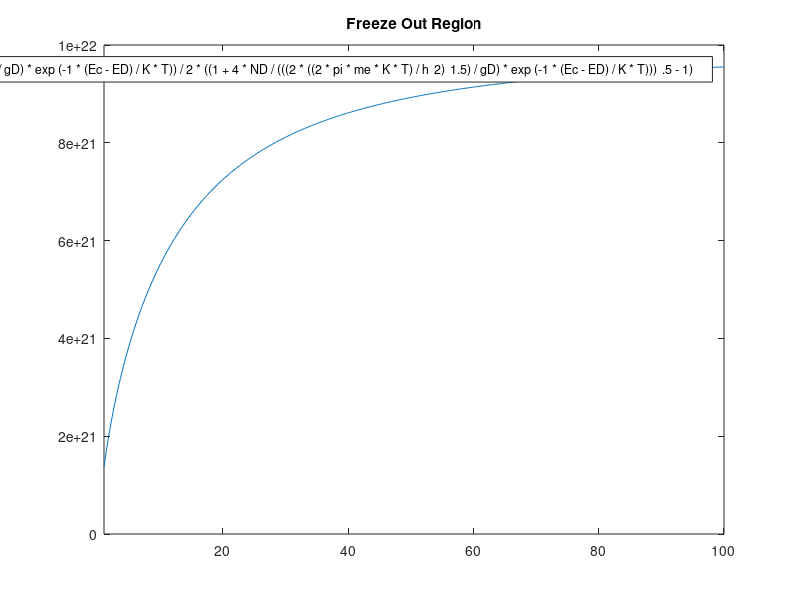
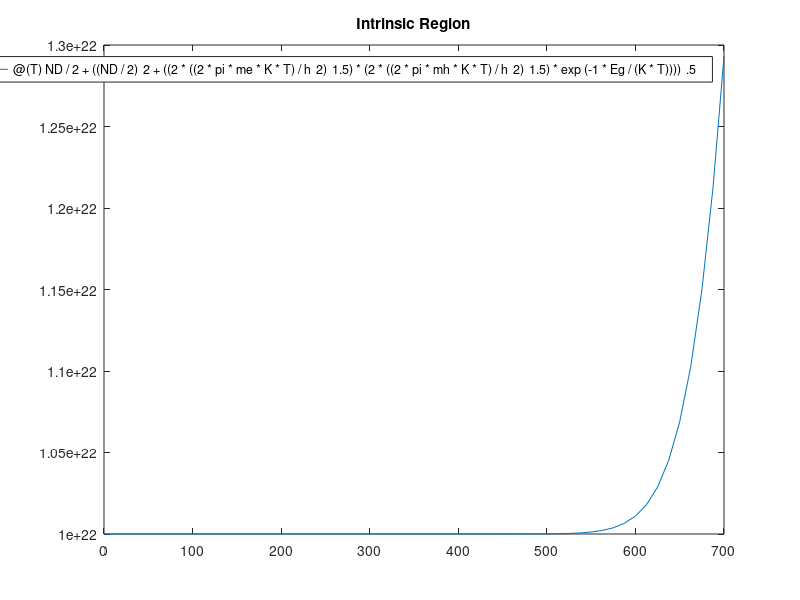
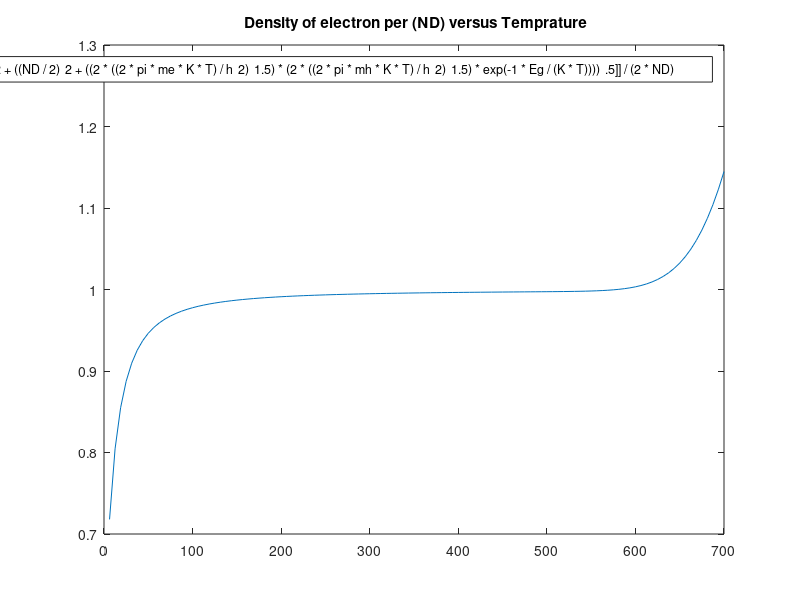

Source code (MATLAB) for these figures, in order:
%R.Borumandi(alias name in net stackprogramer)
clc
clear
disp('plot');
msgbox('programed by R.Borumandi rahim.bormandi71@gmail.com or stackprogramer@gmail.com');
%definition of constant
ND=10^22;%1/m^3
qe=1.602*10^(-19);
Eg=1.11*qe;%ev
K=1.38*10^(-23);%ev 
h=6.63*10^(-34);%ev
m0=9.109*10^-31;
me=1.08*m0;
mh=.56*m0;
gD=25;
Ec=1.00000005*qe;
ED=1*qe;
%Defintion of Freeze Out Region
n=@(T)(((2*((2*pi*me*K*T)/h^2)^1.5)/gD)*exp(-1*(Ec-ED)/K*T))/2*((1+4*ND/(((2*((2*pi*me*K*T)/h^2)^1.5)/gD)*exp(-1*(Ec-ED)/K*T)))^.5-1);
fplot(n,[1,100]);
title('Freeze Out Region')
%Defintion of Intrinsic Region 
figure;
n_intrinsic=@(T) ND/2+((ND/2)^2+((2*((2*pi*me*K*T)/h^2)^1.5)*(2*((2*pi*mh*K*T)/h^2)^1.5)*exp(-1*Eg/(K*T))))^.5;
fplot(n_intrinsic,[0,700]);
title('Intrinsic Region')
%Defintion of Density of electron per ND versus Temprature
figure
n_final=@(T) [[(((2*((2*pi*me*K*T)/h^2)^1.5)/gD)*exp(-1*(Ec-ED)/K*T))/2*((1+4*ND/(((2*((2*pi*me*K*T)/h^2)^1.5)/gD)*exp(-1*(Ec-ED)/K*T)))^.5-1)]+...
    [ND/2+((ND/2)^2+((2*((2*pi*me*K*T)/h^2)^1.5)*(2*((2*pi*mh*K*T)/h^2)^1.5)*exp(-1*Eg/(K*T))))^.5]]/(2*ND);
fplot(n_final,[0,700]);
title(' Density of electron per (ND) versus Temprature')
